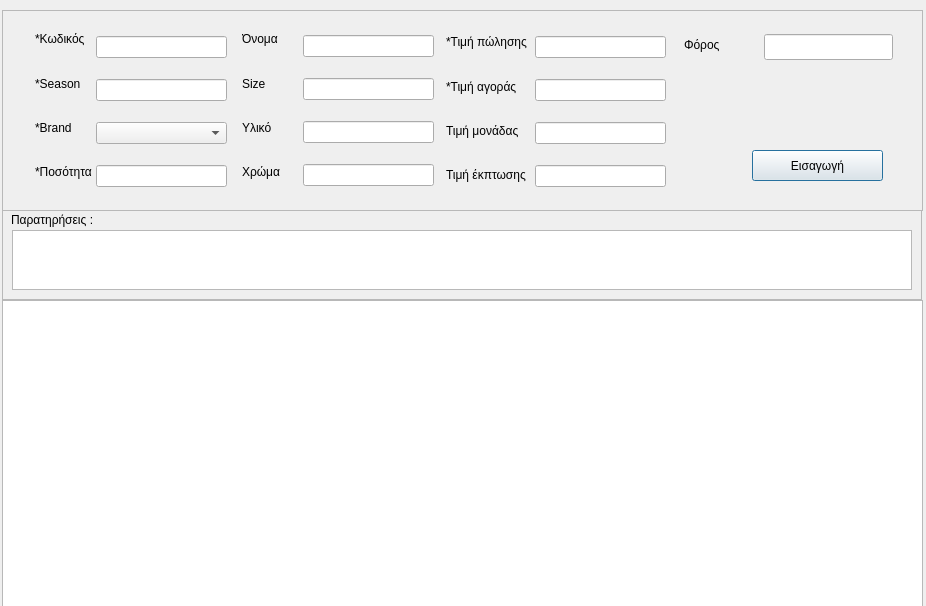
<?xml version="1.0" encoding="UTF-8"?>
<ui version="4.0">
 <class>Dialog</class>
 <widget class="QDialog" name="Dialog">
  <property name="geometry">
   <rect>
    <x>0</x>
    <y>0</y>
    <width>926</width>
    <height>606</height>
   </rect>
  </property>
  <property name="windowTitle">
   <string>Dialog</string>
  </property>
  <widget class="QTableView" name="c_tableView">
   <property name="geometry">
    <rect>
     <x>2</x>
     <y>300</y>
     <width>921</width>
     <height>311</height>
    </rect>
   </property>
   <property name="sizePolicy">
    <sizepolicy hsizetype="Fixed" vsizetype="Fixed">
     <horstretch>0</horstretch>
     <verstretch>0</verstretch>
    </sizepolicy>
   </property>
  </widget>
  <widget class="QFrame" name="frame_2">
   <property name="geometry">
    <rect>
     <x>2</x>
     <y>210</y>
     <width>920</width>
     <height>90</height>
    </rect>
   </property>
   <property name="sizePolicy">
    <sizepolicy hsizetype="Fixed" vsizetype="Fixed">
     <horstretch>0</horstretch>
     <verstretch>0</verstretch>
    </sizepolicy>
   </property>
   <property name="frameShape">
    <enum>QFrame::Shape::StyledPanel</enum>
   </property>
   <property name="frameShadow">
    <enum>QFrame::Shadow::Raised</enum>
   </property>
   <widget class="QLabel" name="label_13">
    <property name="geometry">
     <rect>
      <x>9</x>
      <y>2</y>
      <width>121</width>
      <height>16</height>
     </rect>
    </property>
    <property name="text">
     <string>Παρατηρήσεις :</string>
    </property>
   </widget>
   <widget class="QPlainTextEdit" name="c_description_plainTextEdit">
    <property name="geometry">
     <rect>
      <x>10</x>
      <y>20</y>
      <width>900</width>
      <height>60</height>
     </rect>
    </property>
   </widget>
  </widget>
  <widget class="QFrame" name="frame">
   <property name="geometry">
    <rect>
     <x>2</x>
     <y>10</y>
     <width>921</width>
     <height>201</height>
    </rect>
   </property>
   <property name="sizePolicy">
    <sizepolicy hsizetype="Fixed" vsizetype="Fixed">
     <horstretch>0</horstretch>
     <verstretch>0</verstretch>
    </sizepolicy>
   </property>
   <property name="styleSheet">
    <string notr="true"/>
   </property>
   <property name="frameShape">
    <enum>QFrame::Shape::StyledPanel</enum>
   </property>
   <property name="frameShadow">
    <enum>QFrame::Shadow::Raised</enum>
   </property>
   <widget class="QWidget" name="layoutWidget">
    <property name="geometry">
     <rect>
      <x>240</x>
      <y>10</y>
      <width>61</width>
      <height>171</height>
     </rect>
    </property>
    <layout class="QVBoxLayout" name="verticalLayout_2">
     <item>
      <widget class="QLabel" name="label_5">
       <property name="text">
        <string>Όνομα</string>
       </property>
      </widget>
     </item>
     <item>
      <widget class="QLabel" name="label_11">
       <property name="text">
        <string>Size</string>
       </property>
      </widget>
     </item>
     <item>
      <widget class="QLabel" name="label_12">
       <property name="text">
        <string>Υλικό</string>
       </property>
      </widget>
     </item>
     <item>
      <widget class="QLabel" name="label_2">
       <property name="text">
        <string>Χρώμα</string>
       </property>
      </widget>
     </item>
    </layout>
   </widget>
   <widget class="QWidget" name="layoutWidget_3">
    <property name="geometry">
     <rect>
      <x>444</x>
      <y>13</y>
      <width>89</width>
      <height>171</height>
     </rect>
    </property>
    <layout class="QVBoxLayout" name="verticalLayout_3">
     <item>
      <widget class="QLabel" name="label_3">
       <property name="text">
        <string>*Τιμή πώλησης</string>
       </property>
      </widget>
     </item>
     <item>
      <widget class="QLabel" name="label_6">
       <property name="text">
        <string>*Τιμή αγοράς</string>
       </property>
      </widget>
     </item>
     <item>
      <widget class="QLabel" name="label_7">
       <property name="text">
        <string>Τιμή μονάδας</string>
       </property>
      </widget>
     </item>
     <item>
      <widget class="QLabel" name="label_8">
       <property name="text">
        <string>Τιμή έκπτωσης</string>
       </property>
      </widget>
     </item>
    </layout>
   </widget>
   <widget class="QWidget" name="layoutWidget_4">
    <property name="geometry">
     <rect>
      <x>33</x>
      <y>10</y>
      <width>63</width>
      <height>171</height>
     </rect>
    </property>
    <layout class="QVBoxLayout" name="verticalLayout">
     <item>
      <widget class="QLabel" name="label_4">
       <property name="text">
        <string>*Κωδικός</string>
       </property>
      </widget>
     </item>
     <item>
      <widget class="QLabel" name="label_10">
       <property name="text">
        <string>*Season</string>
       </property>
      </widget>
     </item>
     <item>
      <widget class="QLabel" name="label">
       <property name="text">
        <string>*Brand</string>
       </property>
      </widget>
     </item>
     <item>
      <widget class="QLabel" name="label_9">
       <property name="text">
        <string>*Ποσότητα</string>
       </property>
      </widget>
     </item>
    </layout>
   </widget>
   <widget class="QWidget" name="layoutWidget_5">
    <property name="geometry">
     <rect>
      <x>94</x>
      <y>11</y>
      <width>131</width>
      <height>181</height>
     </rect>
    </property>
    <layout class="QVBoxLayout" name="verticalLayout_6">
     <item>
      <widget class="QLineEdit" name="c_productcode_lineEdit"/>
     </item>
     <item>
      <widget class="QLineEdit" name="c_season_lineEdit"/>
     </item>
     <item>
      <widget class="QComboBox" name="c_brand_comboBox">
       <item>
        <property name="text">
         <string/>
        </property>
       </item>
       <item>
        <property name="text">
         <string>Canguro</string>
        </property>
       </item>
       <item>
        <property name="text">
         <string>Flivver</string>
        </property>
       </item>
       <item>
        <property name="text">
         <string>Marina Militare</string>
        </property>
       </item>
      </widget>
     </item>
     <item>
      <widget class="QLineEdit" name="c_quantity_lineEdit"/>
     </item>
    </layout>
   </widget>
   <widget class="QWidget" name="layoutWidget_6">
    <property name="geometry">
     <rect>
      <x>533</x>
      <y>11</y>
      <width>131</width>
      <height>181</height>
     </rect>
    </property>
    <layout class="QVBoxLayout" name="verticalLayout_7">
     <item>
      <widget class="QLineEdit" name="c_sale_price_lineEdit"/>
     </item>
     <item>
      <widget class="QLineEdit" name="c_buying_price_lineEdit"/>
     </item>
     <item>
      <widget class="QLineEdit" name="c_price_per_unit_lineEdit"/>
     </item>
     <item>
      <widget class="QLineEdit" name="c_discount_price_lineEdit"/>
     </item>
    </layout>
   </widget>
   <widget class="QLineEdit" name="c_tax_percentage_lineEdit">
    <property name="geometry">
     <rect>
      <x>762</x>
      <y>24</y>
      <width>129</width>
      <height>26</height>
     </rect>
    </property>
    <property name="text">
     <string/>
    </property>
   </widget>
   <widget class="QWidget" name="layoutWidget_7">
    <property name="geometry">
     <rect>
      <x>301</x>
      <y>10</y>
      <width>131</width>
      <height>181</height>
     </rect>
    </property>
    <layout class="QVBoxLayout" name="verticalLayout_5">
     <item>
      <widget class="QLineEdit" name="c_pname_lineEdit"/>
     </item>
     <item>
      <widget class="QLineEdit" name="c_size_lineEdit"/>
     </item>
     <item>
      <widget class="QLineEdit" name="c_material_lineEdit"/>
     </item>
     <item>
      <widget class="QLineEdit" name="c_color_lineEdit"/>
     </item>
    </layout>
   </widget>
   <widget class="QPushButton" name="c_add_pushButton">
    <property name="geometry">
     <rect>
      <x>750</x>
      <y>140</y>
      <width>131</width>
      <height>31</height>
     </rect>
    </property>
    <property name="text">
     <string>Εισαγωγή</string>
    </property>
   </widget>
   <widget class="QLabel" name="label_14">
    <property name="geometry">
     <rect>
      <x>682</x>
      <y>25</y>
      <width>36</width>
      <height>20</height>
     </rect>
    </property>
    <property name="styleSheet">
     <string notr="true"/>
    </property>
    <property name="text">
     <string>Φόρος</string>
    </property>
   </widget>
  </widget>
 </widget>
 <resources/>
 <connections/>
</ui>
